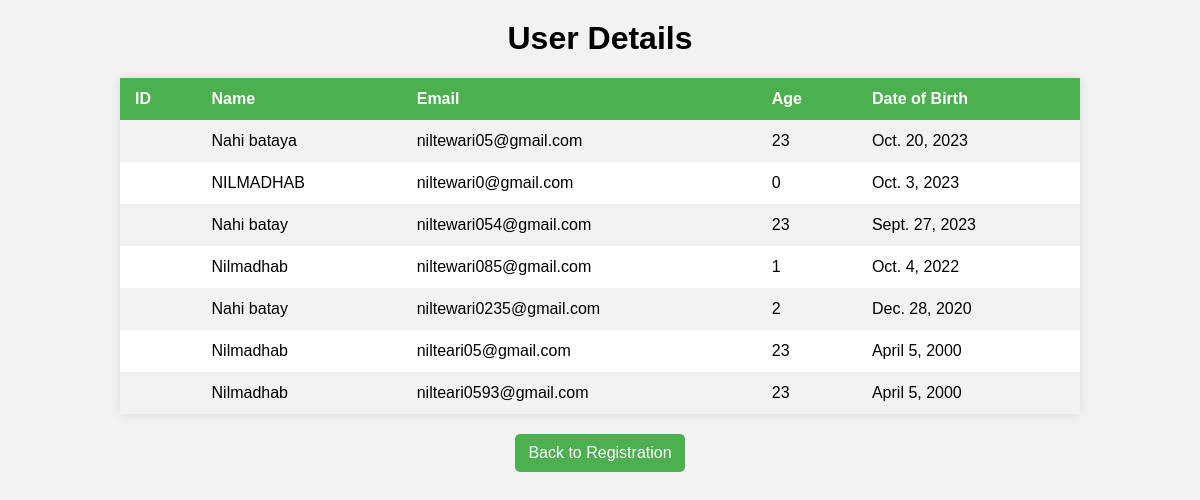
The app's page /Your_details with its own data.
### server/models.py (models this page shows)
class user_registration(models.Model):
    Id = models.AutoField(primary_key=True)
    Name=models.CharField(max_length=40)
    Email = models.CharField(max_length=50)
    Age=models.IntegerField()
    Date_of_Birth=models.DateField()

### GKB_Assignment/views.py (the view)
# urls.py: path('Your_details', Data_entry.Your_details, name='Your_details'),
 def Your_details(request):
    users = user_registration.objects.all()
    return render(request, 'Your_details.html', {'users': users})

### templates/Your_details.html (shortened to what this page needs)
<!DOCTYPE html>
<html lang="en">
<head>
</head>
<body>
    <h1>User Details</h1>
    <table>
        <tr>
            <th>ID</th>
            <th>Name</th>
            <th>Email</th>
            <th>Age</th>
            <th>Date of Birth</th>
        </tr>
        {% for user in users %}
            <tr>
                <td>{{ user.id }}</td>
                <td>{{ user.Name }}</td>
                <td>{{ user.Email }}</td>
                <td>{{ user.Age }}</td>
                <td>{{ user.Date_of_Birth }}</td>
            </tr>
        {% empty %}
            <tr>
                <td colspan="5">No user data available.</td>
            </tr>
        {% endfor %}
    </table>
    <a href="{% url 'signup' %}">Back to Registration</a>
</body>
</html>

### templates/Your_details.html (style rules this page uses)
body { font-family: Arial, sans-serif; background-color: #f2f2f2; margin: 0; padding: 0; }
h1 { text-align: center; margin-top: 20px; }
table { width: 80%; margin: 20px auto; border-collapse: collapse; background-color: #fff; box-shadow: 0 0 10px rgba(0, 0, 0, 0.1); }
th, td { padding: 12px 15px; text-align: left; }
th { background-color: #4CAF50; color: white; }
tr:nth-child(even) { background-color: #f2f2f2; }
a { display: block; text-align: center; margin: 20px auto; width: 150px; padding: 10px; background-color: #4CAF50; color: white; text-decoration: none; border-radius: 5px; }

### records on screen
user_registration: Name "Nahi bataya", Email "niltewari05@gmail.com", Age "23", Date_of_Birth "Oct. 20, 2023"
user_registration: Name "NILMADHAB", Email "niltewari0@gmail.com", Age "0", Date_of_Birth "Oct. 3, 2023"
user_registration: Name "Nahi batay", Email "niltewari054@gmail.com", Age "23", Date_of_Birth "Sept. 27, 2023"
user_registration: Name "Nilmadhab", Email "niltewari085@gmail.com", Age "1", Date_of_Birth "Oct. 4, 2022"
user_registration: Name "Nahi batay", Email "niltewari0235@gmail.com", Age "2", Date_of_Birth "Dec. 28, 2020"
user_registration: Name "Nilmadhab", Email "nilteari05@gmail.com", Age "23", Date_of_Birth "April 5, 2000"
user_registration: Name "Nilmadhab", Email "nilteari0593@gmail.com", Age "23", Date_of_Birth "April 5, 2000"
